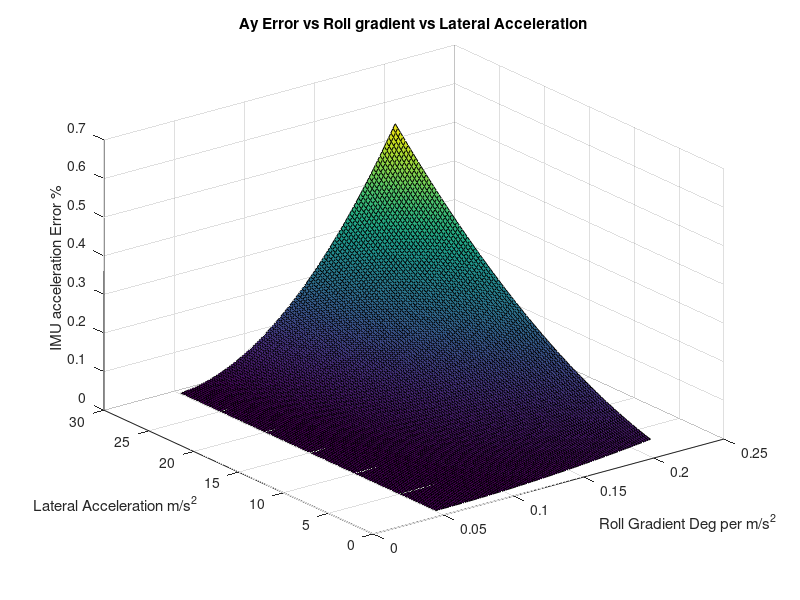

Here is the MATLAB script that generated this plot:
% Pure roll error estimation
a_y = linspace(0.1, 3, 100) * 9.81;             % lateral acceleration (m/s^2)
roll_gradient = (linspace(0.5, 2, 100) / 9.81)';   % deg roll per m/s^2

roll_angle = roll_gradient * a_y;                % in degrees

% What the IMU reads
a_y_imu = a_y .* cos(deg2rad(roll_angle));

% Error of the IMU in percentage
a_y_error = (a_y - a_y_imu) ./ a_y * 100;

figure;
surf(roll_gradient, a_y, a_y_error)
title('Ay Error vs Roll gradient vs Lateral Acceleration')
xlabel('Roll Gradient Deg per m/s^2')
ylabel('Lateral Acceleration m/s^2')
zlabel('IMU acceleration Error %')
